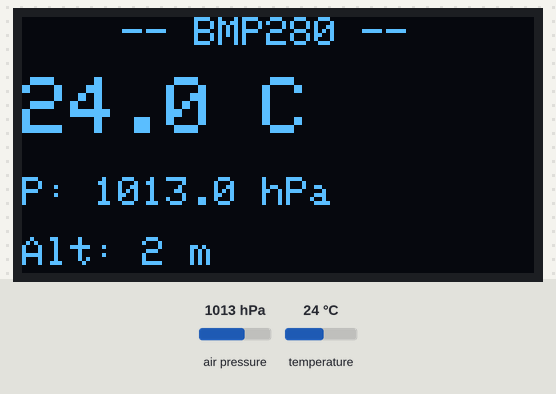
The sketch below on a simulated Arduino Uno, built with avr-gcc and run on an emulated ATmega328P. Shown: 128×64 one-colour display. The test bench sets the inputs (shaded band); at power-on: air pressure 1013 hPa, temperature 24 °C. What the sketch prints to the serial monitor is not drawn.

Above: at 3.2 s.
3.3 s: air pressure set to 952 hPa
At 5.3 s:
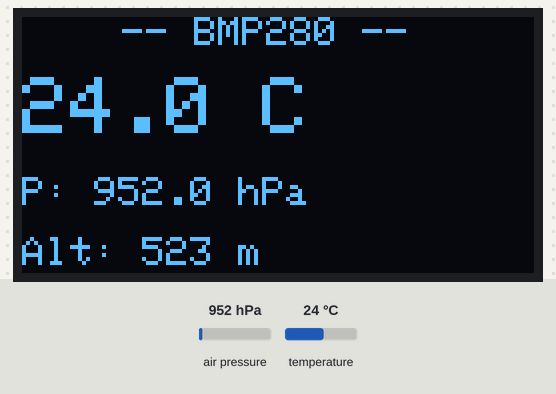
5.6 s: temperature set to 12 °C
At 7.4 s:
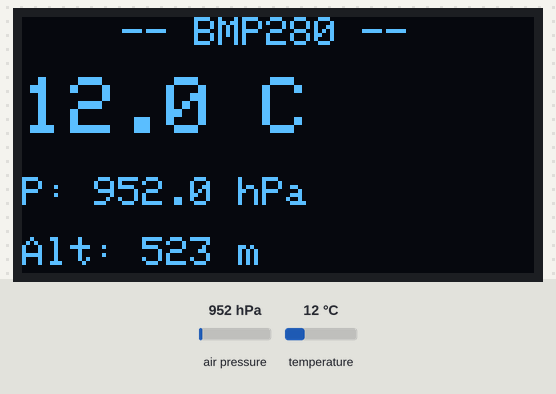
7.7 s: air pressure set to 975 hPa
At 9.5 s:
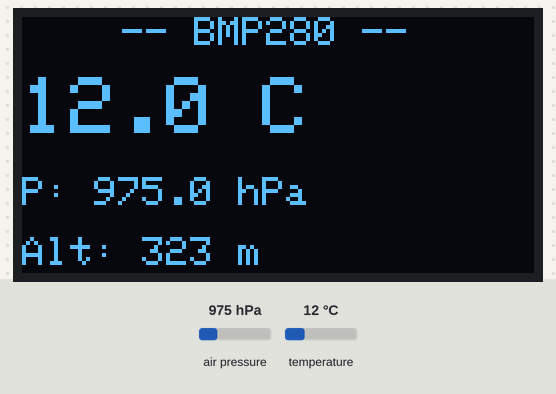
9.8 s: temperature set to 19 °C
At 11.5 s:
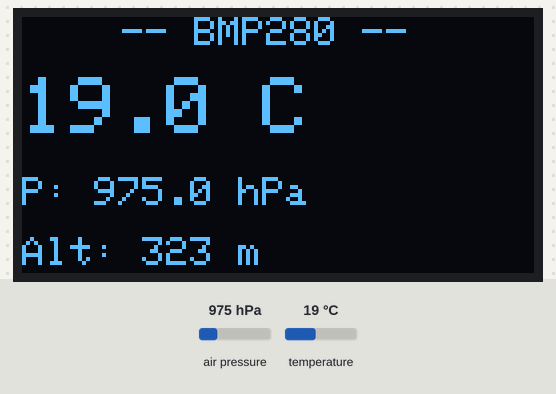
Timing chart, 0 to 12.9 s (numbered marks = the images above; inputs shaded):
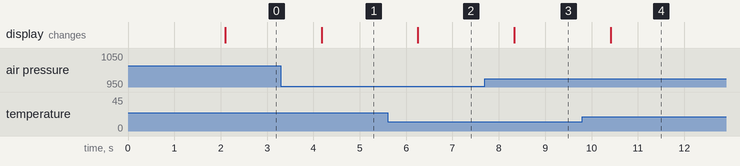

The sketch:

sketch.ino
```cpp
#include <Wire.h>
#include <Adafruit_BMP085.h>
#include <Adafruit_SSD1306.h>
#include <Adafruit_GFX.h>

#define OLED_W 128
#define OLED_H 64
#define OLED_ADDR 0x3C

Adafruit_BMP085 bmp;
Adafruit_SSD1306 display(OLED_W, OLED_H, &Wire, -1);

const float PRESION_MAR = 1013.25;

void setup() {
  Serial.begin(9600);
  Wire.begin();

  // OLED
  if (!display.begin(SSD1306_SWITCHCAPVCC, OLED_ADDR)) {
    Serial.println("ERROR OLED");
    while (true);
  }

  display.clearDisplay();
  display.setTextColor(SSD1306_WHITE);
  display.setTextSize(1);
  display.setCursor(10, 25);
  display.println("Iniciando BMP280...");
  display.display();

  delay(2000);

  // BMP180
  if (!bmp.begin()) {
    Serial.println("ERROR BMP");
    while (true);
  }

  Serial.println("Temp\tPresion\tAltitud");
}

void loop() {
  // 🔥 LECTURAS CORRECTAS
  float temp = bmp.readTemperature();         // °C
  float presion = bmp.readPressure() / 100.0; // hPa
  float altitud = bmp.readAltitude(PRESION_MAR);

  // ── OLED ─────────────────────────
  display.clearDisplay();

  display.setTextSize(1);
  display.setCursor(25, 0);
  display.println("-- BMP280 --");

  // ✅ TEMPERATURA (CORRECTA)
  display.setTextSize(2);
  display.setCursor(0, 15);
  display.print(temp, 1);
  display.println(" C");

  // ✅ PRESION
  display.setTextSize(1);
  display.setCursor(0, 40);
  display.print("P: ");
  display.print(presion, 1);
  display.println(" hPa");

  // ✅ ALTITUD
  display.setCursor(0, 55);
  display.print("Alt: ");
  display.print(altitud, 0);
  display.println(" m");

  display.display();

  // ── SERIAL ───────────────────────
  Serial.print(temp);
  Serial.print("\t");
  Serial.print(presion);
  Serial.print("\t");
  Serial.println(altitud);

  delay(1000);
}
```

Measured:
- after the input at 3.3 s, the display: changes after 0.88 s (image 1)
- after the input at 5.6 s, the display: changes after 0.65 s (image 2)
- after the input at 7.7 s, the display: changes after 0.63 s (image 3)
- after the input at 9.8 s, the display: changes after 0.61 s (image 4)
